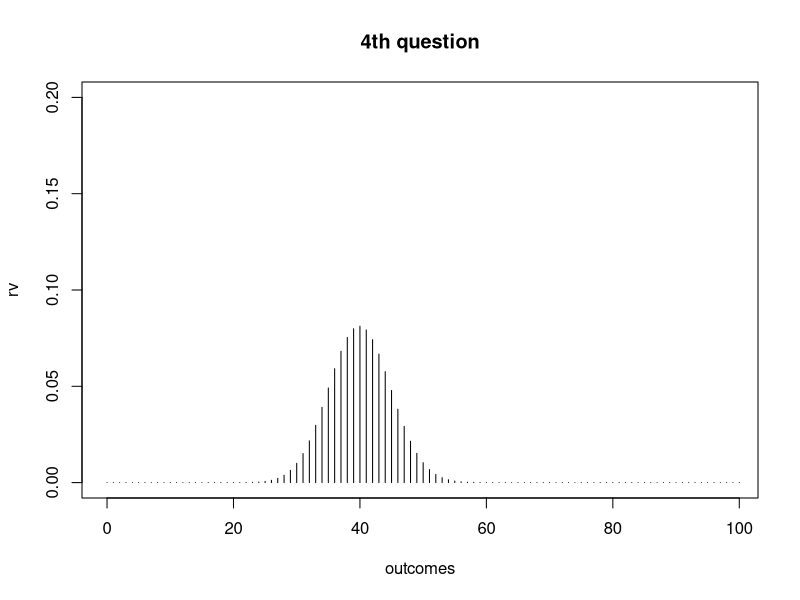
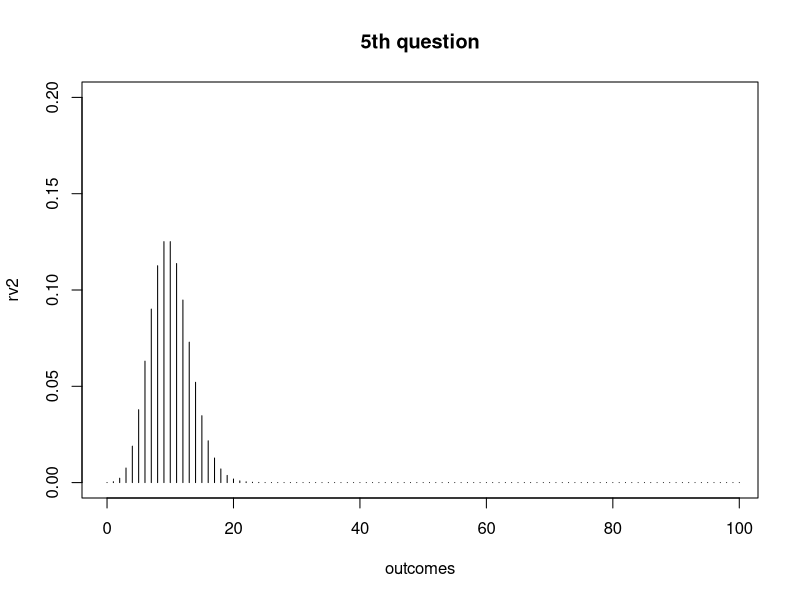
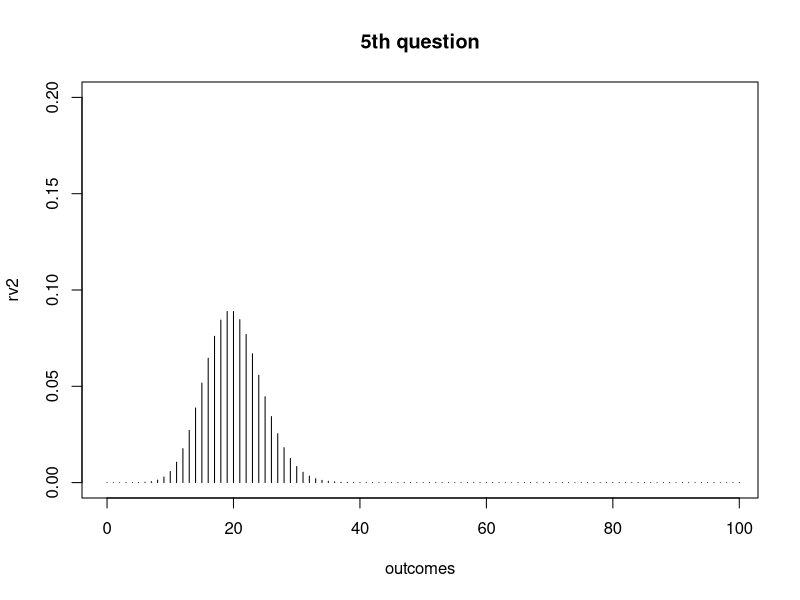
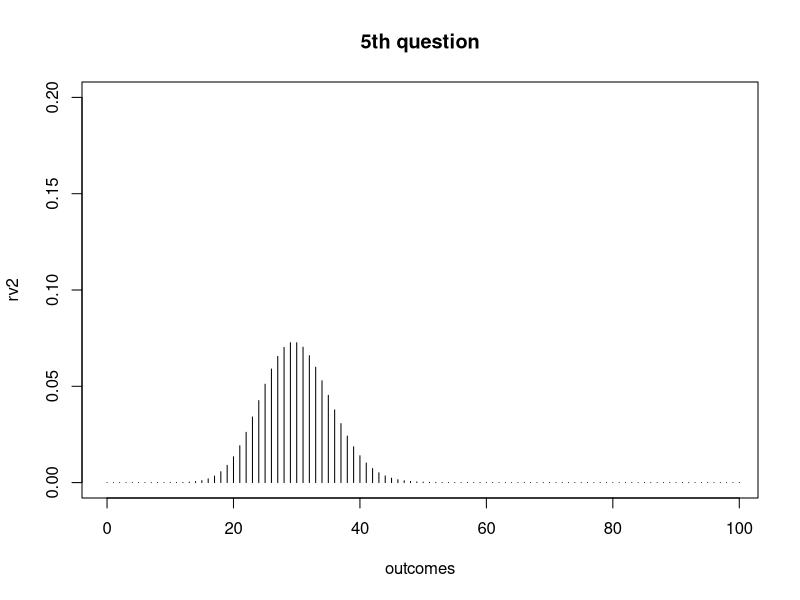
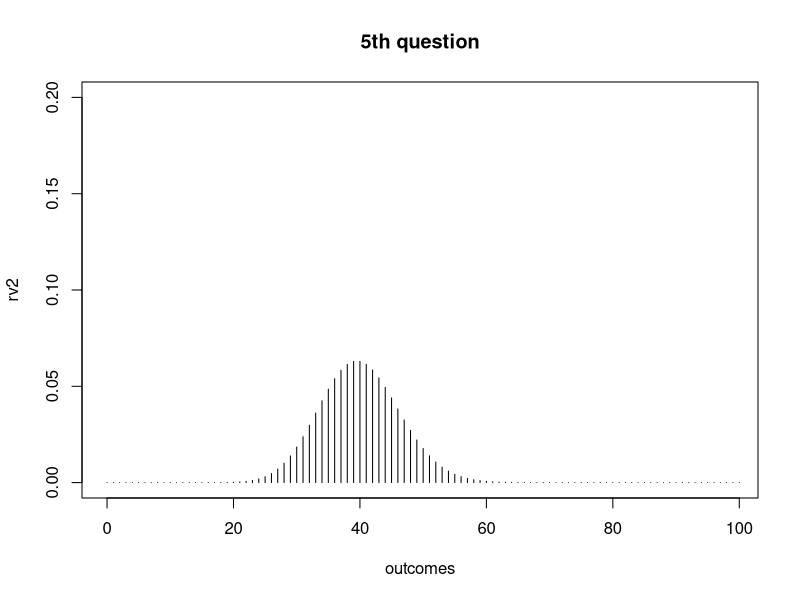
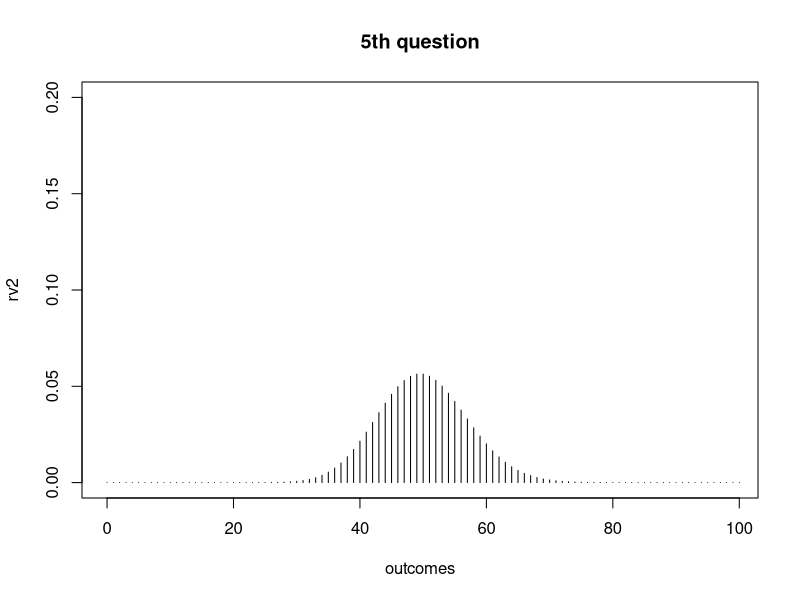

R code for these plots, in order:
## ---- chunk 1
blood_population_percentage = c(6.6,37.4,6.3,35.7,1.5,8.5,0.6,3.4)
blood_population_proportion = blood_population_percentage/100
names(blood_population_proportion) = c('O-', 'O+', 'A-', 'A+', 'B-', 'B+', 'AB-', 'AB+')
print(blood_population_proportion)
## ---- chunk 2
recipient_Ominus = c(1,0,0,0,0,0,0,0)
recipient_Oplus  = c(1,1,0,0,0,0,0,0)
recipient_Aminus = c(1,0,1,0,0,0,0,0)
recipient_Aplus  = c(1,1,1,1,0,0,0,0)
recipient_Bminus = c(1,0,0,0,1,0,0,0)
recipient_Bplus  = c(1,1,0,0,1,1,0,0)
recipient_ABminus= c(1,0,1,0,1,0,1,0)
recipient_ABplus = c(1,1,1,1,1,1,1,1)

#compatibility matrix
C = matrix(c(recipient_Ominus,recipient_Oplus, recipient_Aminus, recipient_Aplus, recipient_Bminus, recipient_Aplus, recipient_ABminus, recipient_ABminus),nrow = 8,ncol = 8,byrow = T)
rownames(C) = names(blood_population_proportion)
colnames(C) = rownames(C)
C
## ---- chunk 3
s = c('O-', 'O+', 'A-', 'A+', 'B-', 'B+', 'AB-', 'AB+')
p = blood_population_proportion

simTrial = function(){
  sample(s,2,T,p)
}

nsimulations = 100
simulatedData = replicate(nsimulations, simTrial())

checkEvent = function(data){
  return (C[data[2],data[1]])
}

mean(apply(simulatedData,2,checkEvent))
## ---- chunk 4
# Probability of successful transfusion to wounded soldier if we test the blood type of the wounded soldier
# Compatibility matrix with recipient entries zeroed out for A+ and AB+

# Probability of successful transfusion to wounded soldier if we test the blood type of one of the other soldiers
## ---- chunk 5
T = 5
t = 0.05
n = T/t
x = rbinom(1,n,0.4)
outcomes = 0:n
rv = dbinom(outcomes,n, 0.4)

moment_ans = function(q){
  s= 0
  for(i in outcomes){
    s = s+(i^q)*rv[i+1]
  }
  return (s)
}

print(moment_ans(1))
mvar = moment_ans(2)-((moment_ans(1))^2)
print(mvar)

plot(outcomes, rv, type = 'h', xlim = c(0,n-1), ylim = c(0,0.2), main = "4th question")
  
lambda1 = c(10,20,30,40,50)
x = rpois(1,lambda = lambda1)
#n = 50
for (lambdaVar in lambda1){
  rv2 = dpois(outcomes, lambdaVar)
  plot(outcomes, rv2, type = 'h', xlim = c(0,n-1), ylim = c(0,0.2), main = "5th question")
}
